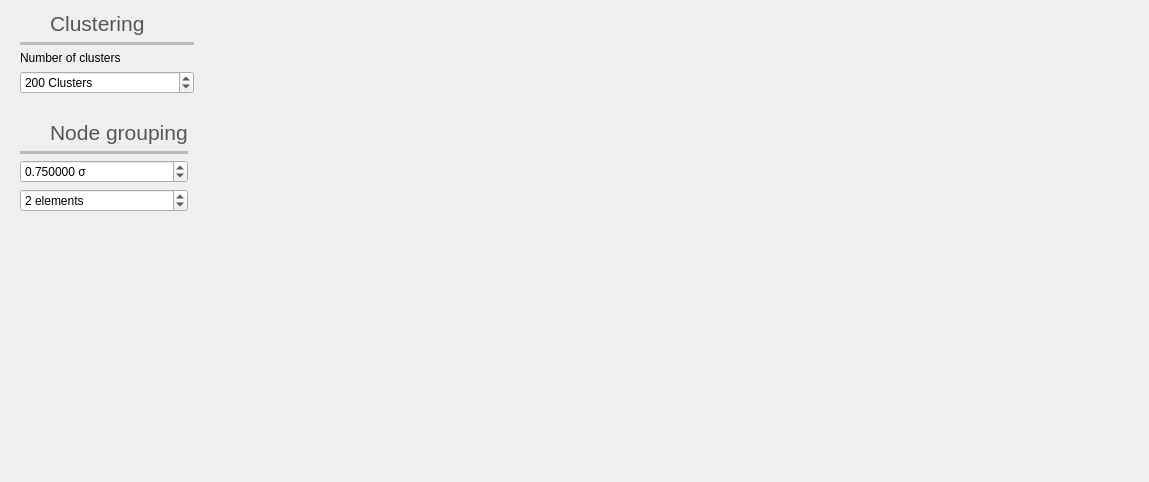
          <widget class="QWidget" name="tab_2">
           <attribute name="icon">
            <iconset resource="icons.qrc">
             <normaloff>:/Icons/icons/ml.svg</normaloff>:/Icons/icons/ml.svg</iconset>
           </attribute>
           <attribute name="title">
            <string>ML</string>
           </attribute>
           <attribute name="toolTip">
            <string>Machine learning related settings</string>
           </attribute>
           <layout class="QHBoxLayout" name="horizontalLayout_6">
            <item>
             <widget class="QFrame" name="frame_18">
              <property name="frameShape">
               <enum>QFrame::NoFrame</enum>
              </property>
              <property name="frameShadow">
               <enum>QFrame::Raised</enum>
              </property>
              <layout class="QGridLayout" name="gridLayout_21">
               <property name="topMargin">
                <number>0</number>
               </property>
               <item row="13" column="0">
                <widget class="QLabel" name="label_88">
                 <property name="minimumSize">
                  <size>
                   <width>24</width>
                   <height>24</height>
                  </size>
                 </property>
                 <property name="maximumSize">
                  <size>
                   <width>24</width>
                   <height>24</height>
                  </size>
                 </property>
                 <property name="text">
                  <string/>
                 </property>
                 <property name="pixmap">
                  <pixmap resource="icons.qrc">:/Icons/icons/color_grid.svg</pixmap>
                 </property>
                 <property name="scaledContents">
                  <bool>true</bool>
                 </property>
                </widget>
               </item>
               <item row="13" column="1">
                <widget class="QLabel" name="label_89">
                 <property name="palette">
                  <palette>
                   <active>
                    <colorrole role="WindowText">
                     <brush brushstyle="SolidPattern">
                      <color alpha="255">
                       <red>85</red>
                       <green>87</green>
                       <blue>83</blue>
                      </color>
                     </brush>
                    </colorrole>
                   </active>
                   <inactive>
                    <colorrole role="WindowText">
                     <brush brushstyle="SolidPattern">
                      <color alpha="255">
                       <red>85</red>
                       <green>87</green>
                       <blue>83</blue>
                      </color>
                     </brush>
                    </colorrole>
                   </inactive>
                   <disabled>
                    <colorrole role="WindowText">
                     <brush brushstyle="SolidPattern">
                      <color alpha="255">
                       <red>190</red>
                       <green>190</green>
                       <blue>190</blue>
                      </color>
                     </brush>
                    </colorrole>
                   </disabled>
                  </palette>
                 </property>
                 <property name="font">
                  <font>
                   <pointsize>16</pointsize>
                  </font>
                 </property>
                 <property name="text">
                  <string>Node grouping</string>
                 </property>
                 <property name="alignment">
                  <set>Qt::AlignBottom|Qt::AlignLeading|Qt::AlignLeft</set>
                 </property>
                </widget>
               </item>
               <item row="8" column="0">
                <widget class="QLabel" name="label_94">
                 <property name="minimumSize">
                  <size>
                   <width>24</width>
                   <height>24</height>
                  </size>
                 </property>
                 <property name="maximumSize">
                  <size>
                   <width>24</width>
                   <height>24</height>
                  </size>
                 </property>
                 <property name="text">
                  <string/>
                 </property>
                 <property name="pixmap">
                  <pixmap resource="icons.qrc">:/Icons/icons/pf_ts_cluster.svg</pixmap>
                 </property>
                 <property name="scaledContents">
                  <bool>true</bool>
                 </property>
                </widget>
               </item>
               <item row="15" column="0" colspan="2">
                <widget class="QDoubleSpinBox" name="node_distances_sigma_doubleSpinBox">
                 <property name="toolTip">
                  <string>Máximum standard deviation to determine the groups</string>
                 </property>
                 <property name="suffix">
                  <string> σ</string>
                 </property>
                 <property name="decimals">
                  <number>6</number>
                 </property>
                 <property name="singleStep">
                  <double>0.010000000000000</double>
                 </property>
                 <property name="value">
                  <double>0.750000000000000</double>
                 </property>
                </widget>
               </item>
               <item row="9" column="0" colspan="3">
                <widget class="Line" name="line_29">
                 <property name="palette">
                  <palette>
                   <active>
                    <colorrole role="WindowText">
                     <brush brushstyle="SolidPattern">
                      <color alpha="255">
                       <red>186</red>
                       <green>189</green>
                       <blue>182</blue>
                      </color>
                     </brush>
                    </colorrole>
                   </active>
                   <inactive>
                    <colorrole role="WindowText">
                     <brush brushstyle="SolidPattern">
                      <color alpha="255">
                       <red>186</red>
                       <green>189</green>
                       <blue>182</blue>
                      </color>
                     </brush>
                    </colorrole>
                   </inactive>
                   <disabled>
                    <colorrole role="WindowText">
                     <brush brushstyle="SolidPattern">
                      <color alpha="255">
                       <red>190</red>
                       <green>190</green>
                       <blue>190</blue>
                      </color>
                     </brush>
                    </colorrole>
                   </disabled>
                  </palette>
                 </property>
                 <property name="frameShadow">
                  <enum>QFrame::Plain</enum>
                 </property>
                 <property name="lineWidth">
                  <number>4</number>
                 </property>
                 <property name="orientation">
                  <enum>Qt::Horizontal</enum>
                 </property>
                </widget>
               </item>
               <item row="14" column="0" colspan="2">
                <widget class="Line" name="line_24">
                 <property name="palette">
                  <palette>
                   <active>
                    <colorrole role="WindowText">
                     <brush brushstyle="SolidPattern">
                      <color alpha="255">
                       <red>186</red>
                       <green>189</green>
                       <blue>182</blue>
                      </color>
                     </brush>
                    </colorrole>
                   </active>
                   <inactive>
                    <colorrole role="WindowText">
                     <brush brushstyle="SolidPattern">
                      <color alpha="255">
                       <red>186</red>
                       <green>189</green>
                       <blue>182</blue>
                      </color>
                     </brush>
                    </colorrole>
                   </inactive>
                   <disabled>
                    <colorrole role="WindowText">
                     <brush brushstyle="SolidPattern">
                      <color alpha="255">
                       <red>190</red>
                       <green>190</green>
                       <blue>190</blue>
                      </color>
                     </brush>
                    </colorrole>
                   </disabled>
                  </palette>
                 </property>
                 <property name="frameShadow">
                  <enum>QFrame::Plain</enum>
                 </property>
                 <property name="lineWidth">
                  <number>4</number>
                 </property>
                 <property name="orientation">
                  <enum>Qt::Horizontal</enum>
                 </property>
                </widget>
               </item>
               <item row="10" column="0" colspan="2">
                <widget class="QLabel" name="label_33">
                 <property name="text">
                  <string>Number of clusters</string>
                 </property>
                </widget>
               </item>
               <item row="17" column="1">
                <spacer name="verticalSpacer_16">
                 <property name="orientation">
                  <enum>Qt::Vertical</enum>
                 </property>
                 <property name="sizeHint" stdset="0">
                  <size>
                   <width>20</width>
                   <height>250</height>
                  </size>
                 </property>
                </spacer>
               </item>
               <item row="11" column="0" colspan="3">
                <widget class="QSpinBox" name="cluster_number_spinBox">
                 <property name="toolTip">
                  <string>&lt;html&gt;&lt;head/&gt;&lt;body&gt;&lt;p&gt;Number of clusters, this affects all the simulations that deal with clustering&lt;/p&gt;&lt;/body&gt;&lt;/html&gt;</string>
                 </property>
                 <property name="suffix">
                  <string> Clusters</string>
                 </property>
                 <property name="minimum">
                  <number>1</number>
                 </property>
                 <property name="maximum">
                  <number>999999</number>
                 </property>
                 <property name="value">
                  <number>200</number>
                 </property>
                </widget>
               </item>
               <item row="8" column="1">
                <widget class="QFrame" name="frame_59">
                 <property name="frameShape">
                  <enum>QFrame::NoFrame</enum>
                 </property>
                 <property name="frameShadow">
                  <enum>QFrame::Raised</enum>
                 </property>
                 <layout class="QHBoxLayout" name="horizontalLayout_32">
                  <property name="leftMargin">
                   <number>0</number>
                  </property>
                  <property name="topMargin">
                   <number>0</number>
                  </property>
                  <property name="rightMargin">
                   <number>0</number>
                  </property>
                  <property name="bottomMargin">
                   <number>0</number>
                  </property>
                  <item>
                   <widget class="QLabel" name="label_93">
                    <property name="palette">
                     <palette>
                      <active>
                       <colorrole role="WindowText">
                        <brush brushstyle="SolidPattern">
                         <color alpha="255">
                          <red>85</red>
                          <green>87</green>
                          <blue>83</blue>
                         </color>
                        </brush>
                       </colorrole>
                      </active>
                      <inactive>
                       <colorrole role="WindowText">
                        <brush brushstyle="SolidPattern">
                         <color alpha="255">
                          <red>85</red>
                          <green>87</green>
                          <blue>83</blue>
                         </color>
                        </brush>
                       </colorrole>
                      </inactive>
                      <disabled>
                       <colorrole role="WindowText">
                        <brush brushstyle="SolidPattern">
                         <color alpha="255">
                          <red>190</red>
                          <green>190</green>
                          <blue>190</blue>
                         </color>
                        </brush>
                       </colorrole>
                      </disabled>
                     </palette>
                    </property>
                    <property name="font">
                     <font>
                      <pointsize>16</pointsize>
                     </font>
                    </property>
                    <property name="text">
                     <string>Clustering</string>
                    </property>
                    <property name="alignment">
                     <set>Qt::AlignBottom|Qt::AlignLeading|Qt::AlignLeft</set>
                    </property>
                   </widget>
                  </item>
                 </layout>
                </widget>
               </item>
               <item row="16" column="0" colspan="2">
                <widget class="QSpinBox" name="node_distances_elements_spinBox">
                 <property name="toolTip">
                  <string>Minimum size of the group</string>
                 </property>
                 <property name="statusTip">
                  <string/>
                 </property>
                 <property name="suffix">
                  <string> elements</string>
                 </property>
                 <property name="minimum">
                  <number>1</number>
                 </property>
                 <property name="maximum">
                  <number>99999</number>
                 </property>
                 <property name="value">
                  <number>2</number>
                 </property>
                </widget>
               </item>
               <item row="12" column="0" colspan="2">
                <widget class="QLabel" name="label_7">
                 <property name="text">
                  <string/>
                 </property>
                </widget>
               </item>
              </layout>
             </widget>
            </item>
            <item>
             <spacer name="horizontalSpacer_3">
              <property name="orientation">
               <enum>Qt::Horizontal</enum>
              </property>
              <property name="sizeHint" stdset="0">
               <size>
                <width>935</width>
                <height>20</height>
               </size>
              </property>
             </spacer>
            </item>
           </layout>
          </widget>
